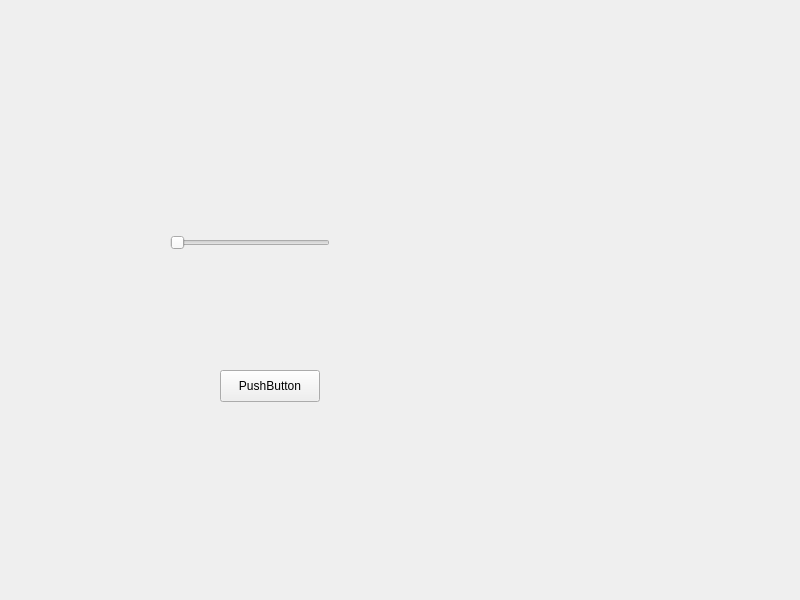
<?xml version="1.0" encoding="UTF-8"?>
<ui version="4.0">
 <class>Widget</class>
 <widget class="QWidget" name="Widget">
  <property name="geometry">
   <rect>
    <x>0</x>
    <y>0</y>
    <width>800</width>
    <height>600</height>
   </rect>
  </property>
  <property name="windowTitle">
   <string>Widget</string>
  </property>
  <widget class="QPushButton" name="pushButton">
   <property name="geometry">
    <rect>
     <x>220</x>
     <y>370</y>
     <width>100</width>
     <height>32</height>
    </rect>
   </property>
   <property name="text">
    <string>PushButton</string>
   </property>
  </widget>
  <widget class="QSlider" name="horizontalSlider">
   <property name="geometry">
    <rect>
     <x>170</x>
     <y>230</y>
     <width>160</width>
     <height>25</height>
    </rect>
   </property>
   <property name="orientation">
    <enum>Qt::Horizontal</enum>
   </property>
  </widget>
 </widget>
 <resources/>
 <connections/>
</ui>
